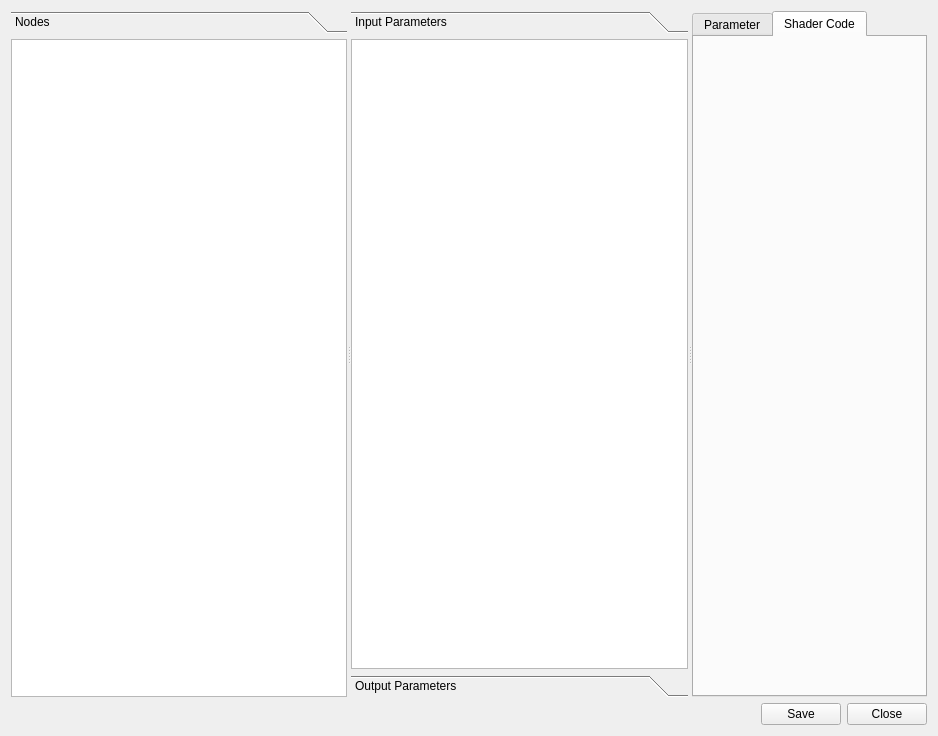
<?xml version="1.0" encoding="UTF-8"?>
<ui version="4.0">
 <class>ExportShaderPanel</class>
 <widget class="QWidget" name="ExportShaderPanel">
  <property name="geometry">
   <rect>
    <x>0</x>
    <y>0</y>
    <width>938</width>
    <height>736</height>
   </rect>
  </property>
  <property name="windowTitle">
   <string>ExportShader</string>
  </property>
  <layout class="QVBoxLayout" name="verticalLayout" stretch="1,0">
   <item>
    <widget class="QSplitter" name="splitter">
     <property name="orientation">
      <enum>Qt::Horizontal</enum>
     </property>
     <widget class="QToolBox" name="nodes_toolBox">
      <property name="currentIndex">
       <number>0</number>
      </property>
      <widget class="QWidget" name="page">
       <property name="geometry">
        <rect>
         <x>0</x>
         <y>0</y>
         <width>345</width>
         <height>660</height>
        </rect>
       </property>
       <attribute name="label">
        <string>Nodes</string>
       </attribute>
       <layout class="QVBoxLayout" name="verticalLayout_2">
        <property name="spacing">
         <number>0</number>
        </property>
        <property name="margin">
         <number>0</number>
        </property>
        <item>
         <widget class="QListView" name="listView"/>
        </item>
       </layout>
      </widget>
     </widget>
     <widget class="QToolBox" name="params_toolBox">
      <property name="currentIndex">
       <number>0</number>
      </property>
      <widget class="QWidget" name="inputs">
       <property name="geometry">
        <rect>
         <x>0</x>
         <y>0</y>
         <width>346</width>
         <height>633</height>
        </rect>
       </property>
       <attribute name="label">
        <string>Input Parameters</string>
       </attribute>
       <layout class="QVBoxLayout" name="verticalLayout_3">
        <property name="spacing">
         <number>0</number>
        </property>
        <property name="margin">
         <number>0</number>
        </property>
        <item>
         <widget class="QTreeView" name="inputs_treeView"/>
        </item>
       </layout>
      </widget>
      <widget class="QWidget" name="outputs">
       <property name="geometry">
        <rect>
         <x>0</x>
         <y>0</y>
         <width>346</width>
         <height>633</height>
        </rect>
       </property>
       <attribute name="label">
        <string>Output Parameters</string>
       </attribute>
       <layout class="QVBoxLayout" name="verticalLayout_4">
        <property name="spacing">
         <number>0</number>
        </property>
        <property name="margin">
         <number>0</number>
        </property>
        <item>
         <widget class="QTreeView" name="outputs_treeView"/>
        </item>
       </layout>
      </widget>
     </widget>
     <widget class="QTabWidget" name="tabWidget">
      <property name="currentIndex">
       <number>1</number>
      </property>
      <widget class="QWidget" name="tab_param">
       <attribute name="title">
        <string>Parameter</string>
       </attribute>
      </widget>
      <widget class="QWidget" name="tab_code">
       <attribute name="title">
        <string>Shader Code</string>
       </attribute>
      </widget>
     </widget>
    </widget>
   </item>
   <item>
    <layout class="QHBoxLayout" name="hl_bottom">
     <item>
      <spacer name="horizontalSpacer">
       <property name="orientation">
        <enum>Qt::Horizontal</enum>
       </property>
       <property name="sizeHint" stdset="0">
        <size>
         <width>40</width>
         <height>20</height>
        </size>
       </property>
      </spacer>
     </item>
     <item>
      <widget class="QPushButton" name="btn_save">
       <property name="text">
        <string>Save</string>
       </property>
      </widget>
     </item>
     <item>
      <widget class="QPushButton" name="btn_close">
       <property name="text">
        <string>Close</string>
       </property>
      </widget>
     </item>
    </layout>
   </item>
  </layout>
 </widget>
 <resources/>
 <connections>
  <connection>
   <sender>btn_save</sender>
   <signal>clicked()</signal>
   <receiver>ExportShaderPanel</receiver>
   <slot>accept()</slot>
   <hints>
    <hint type="sourcelabel">
     <x>403</x>
     <y>523</y>
    </hint>
    <hint type="destinationlabel">
     <x>264</x>
     <y>275</y>
    </hint>
   </hints>
  </connection>
  <connection>
   <sender>btn_close</sender>
   <signal>clicked()</signal>
   <receiver>ExportShaderPanel</receiver>
   <slot>reject()</slot>
   <hints>
    <hint type="sourcelabel">
     <x>479</x>
     <y>523</y>
    </hint>
    <hint type="destinationlabel">
     <x>264</x>
     <y>275</y>
    </hint>
   </hints>
  </connection>
 </connections>
 <slots>
  <slot>onToolBoxIndexChanged(int)</slot>
  <slot>updateGui()</slot>
  <slot>onCodeListIndexChanged()</slot>
  <slot>accept()</slot>
  <slot>reject()</slot>
 </slots>
</ui>
